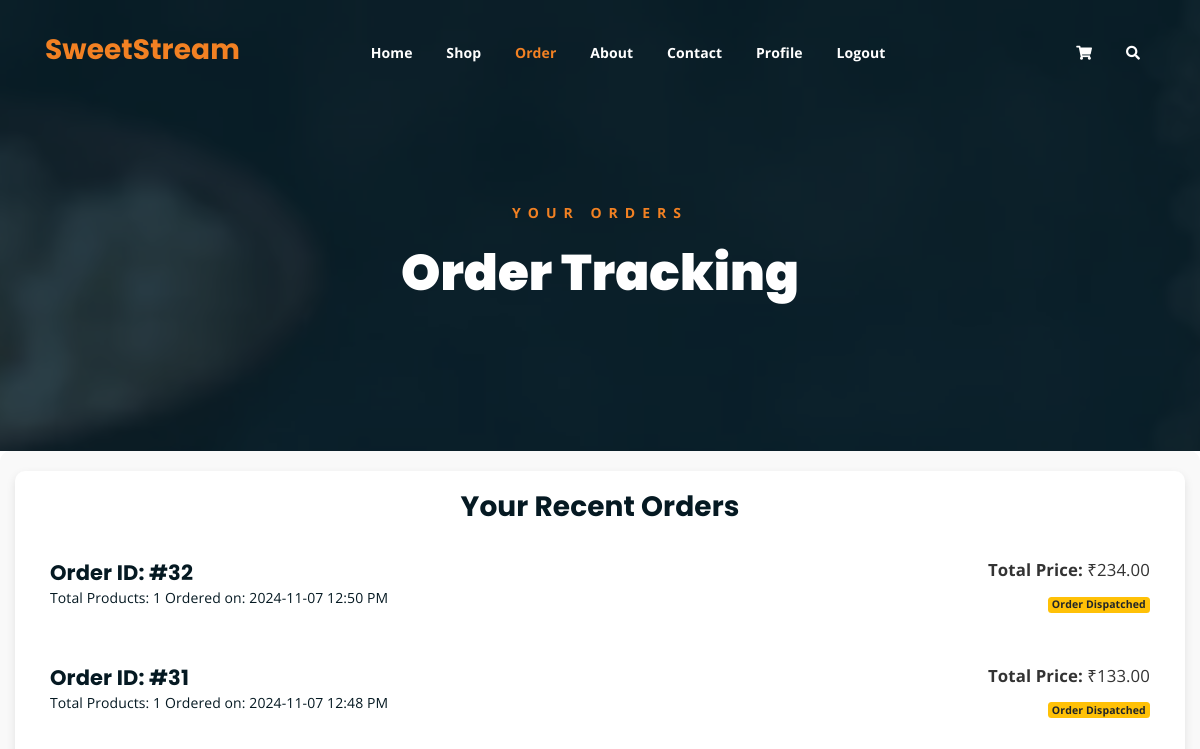
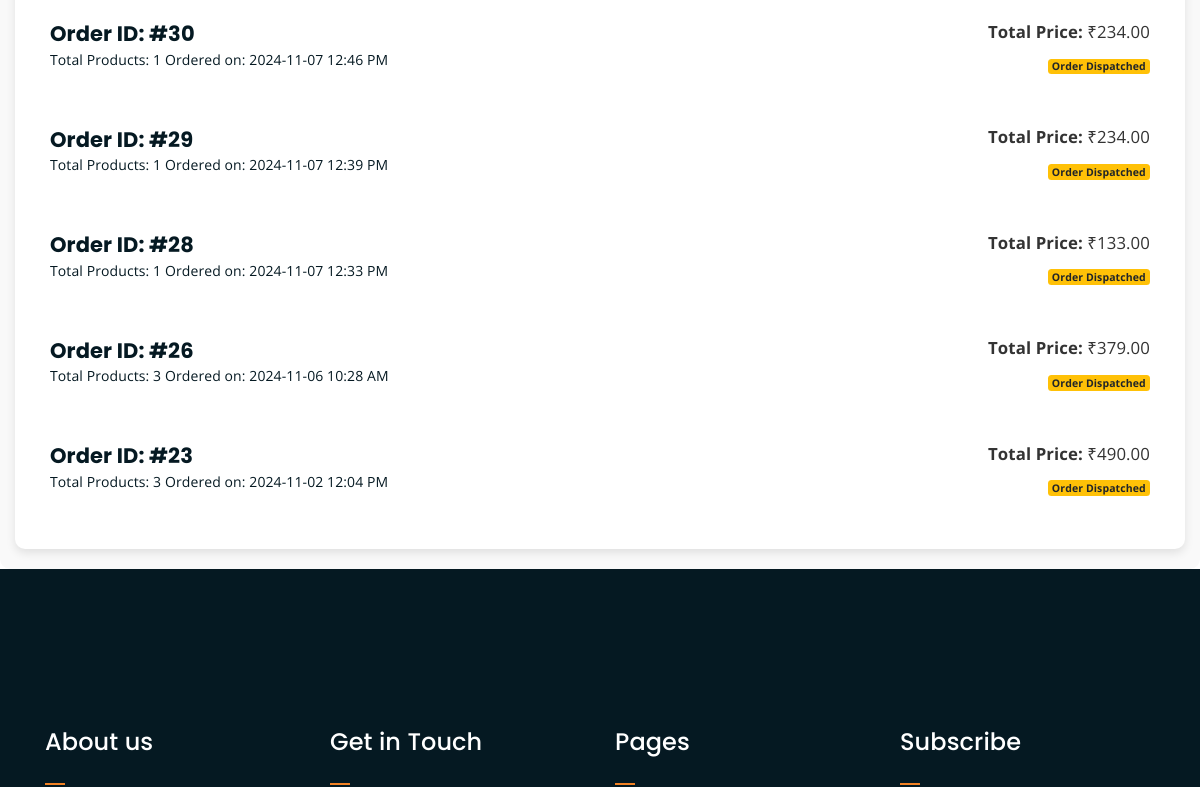
The app's page /user/order.php (signed in, upper part), older data (2 pictures, top to bottom).
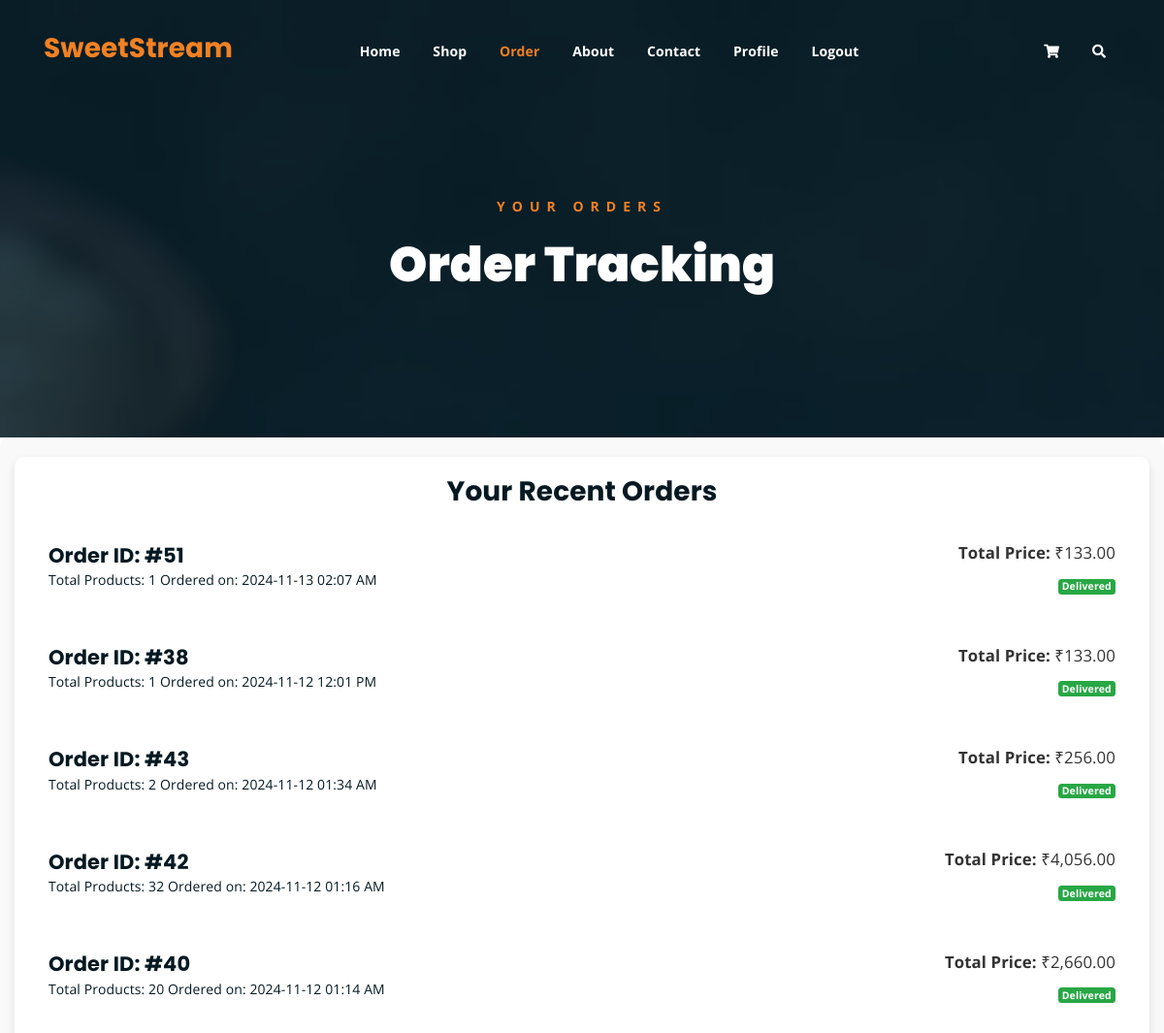
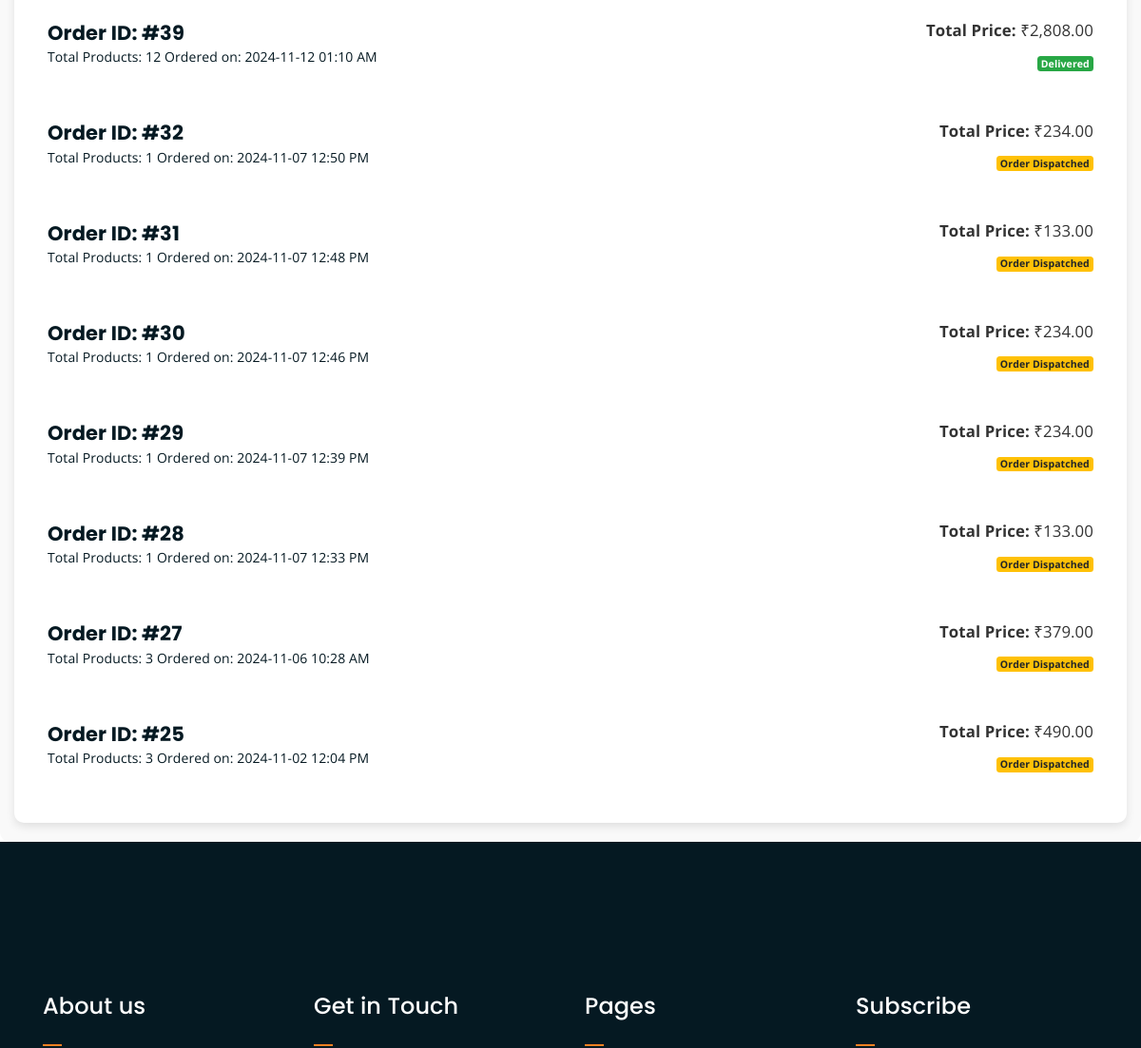
The same page, newer data (2 pictures, top to bottom).
### tables this page shows
CREATE TABLE `delivery_table` (
  `did` int(100) NOT NULL,
  `product_id` int(100) NOT NULL,
  `user_id` varchar(100) NOT NULL,
  `product_quantity` varchar(100) NOT NULL,
  `price` varchar(100) NOT NULL,
  `address` varchar(100) NOT NULL,
  `phone_no` varchar(10) NOT NULL,
  `deliveryperson_id` varchar(100) NOT NULL,
  `delivery_date_time` datetime NOT NULL DEFAULT current_timestamp(),
  `status` varchar(100) NOT NULL,
  `payment_details` varchar(100) NOT NULL,
  `payment_status` varchar(100) NOT NULL,
  `delivery_dispacted_time` datetime DEFAULT NULL,
  `delivery_delivered_time` datetime DEFAULT NULL
);

### user/order.php (the view, shortened to what the changed rows need)
<!DOCTYPE html>
<html lang="en">
<head>
    <link rel="stylesheet" href="assets/css/all.min.css">
    <link rel="stylesheet" href="assets/bootstrap/css/bootstrap.min.css">
    <link rel="stylesheet" href="assets/css/owl.carousel.css">
    <link rel="stylesheet" href="assets/css/magnific-popup.css">
    <link rel="stylesheet" href="assets/css/animate.css">
    <link rel="stylesheet" href="assets/css/meanmenu.min.css">
    <link rel="stylesheet" href="assets/css/main.css">
    <link rel="stylesheet" href="assets/css/responsive.css">
</head>
<body>
    <div class="breadcrumb-section breadcrumb-bg">
        <div class="container">
            <div class="row">
                <div class="col-lg-8 offset-lg-2 text-center">
                    <div class="breadcrumb-text">
                        <h1>Order Tracking</h1>
                    </div>
                </div>
            </div>
        </div>
    </div>
    <?php
$user_id = $_SESSION['user_id'];
include $_SERVER['DOCUMENT_ROOT'] . '/SweetStream/php/db_connection.php';
$conn = new mysqli($host, $user, $password, $dbname);
$sql = "
    SELECT d.did, d.product_id, d.product_quantity, d.price, d.delivery_date_time, d.status, p.pname, p.pphoto, d.address
    FROM delivery_table d
    JOIN product_table p ON d.product_id = p.pid
    WHERE d.user_id = ?
    ORDER BY d.delivery_date_time DESC
";
$stmt = $conn->prepare($sql);
$stmt->bind_param('i', $user_id);
$stmt->execute();
$result = $stmt->get_result();
$order_groups = [];
while ($row = $result->fetch_assoc()) {
    $delivery_time = $row['delivery_date_time'];
    if (!isset($order_groups[$delivery_time])) {
        $order_groups[$delivery_time] = [
            'products' => [],
            'total_price' => 0,
            'total_quantity' => 0,
            'status' => $row['status'],
            'date_time' => date('Y-m-d H:i A', strtotime($row['delivery_date_time'])),
            'order_id' => $row['did']
        ];
    }
    $order_groups[$delivery_time]['products'][] = $row;
    $order_groups[$delivery_time]['total_price'] += $row['price'] * $row['product_quantity'];
    $order_groups[$delivery_time]['total_quantity'] += $row['product_quantity'];
}
?>
<div class="order-tracking-section">
    <div class="container-fluid">
        <div class="row">
            <div class="col-lg-12">
                <div class="tracking-card">
                    <div class="order-list">
                        <?php if (!empty($order_groups)): ?>
                            <?php foreach ($order_groups as $delivery_time => $order): ?>
                                <div class="order-card" onclick="toggleDetails(this)">
                                    <div class="order-header">
                                        <div class="order-id">
                                            <h4>Order ID: #<?php echo $order['order_id']; ?></h4>
                                            <span>Total Products: <?php echo $order['total_quantity']; ?></span>
                                            <span>Ordered on: <?php echo $order['date_time']; ?></span>
                                        </div>
                                        <div class="order-summary">
                                            <div class="total-price">
                                                <strong>Total Price: </strong>₹<?php echo number_format($order['total_price'], 2); ?>
                                            </div>
                                            <div class="order-status">
                                                <span class="badge badge-<?php echo ($order['status'] == 'Delivered') ? 'success' : 'warning'; ?>">
                                                    <?php echo ucfirst($order['status']); ?>
                                                </span>
                                            </div>
                                        </div>
                                    </div>
                                </div>
                            <?php endforeach; ?>
                        <?php else: ?>
                            <p class="text-center">You have no recent orders.</p>
                        <?php endif; ?>
                    </div>
                </div>
            </div>
        </div>
    </div>
</div>
    <div class="footer-area">
        <div class="container">
            <div class="row">
                <div class="col-lg-3 col-md-6">
                    <div class="footer-box about-widget">
                        <h2 class="widget-title">About us</h2>
                    </div>
                </div>
                <div class="col-lg-3 col-md-6">
                    <div class="footer-box get-in-touch">
                        <h2 class="widget-title">Get in Touch</h2>
                    </div>
                </div>
                <div class="col-lg-3 col-md-6">
                    <div class="footer-box pages">
                        <h2 class="widget-title">Pages</h2>
                    </div>
                </div>
                <div class="col-lg-3 col-md-6">
                    <div class="footer-box subscribe">
                        <h2 class="widget-title">Subscribe</h2>
                    </div>
                </div>
            </div>
        </div>
    </div>
</body>
</html>

Row changes from the older to the newer data that the page shows:
no longer on this page (row unchanged): delivery_table: did "26", total_quantity "3", date_time "2024-11-06 10:28 AM", total_price "379.00", status "Order Dispatched"
no longer on this page (row unchanged): delivery_table: did "23", total_quantity "3", date_time "2024-11-02 12:04 PM", total_price "490.00", status "Order Dispatched"
added delivery_table: did "51", product_quantity "1", date_time "2024-11-13 02:07 AM", price "133.00", status "Delivered"
added delivery_table: did "38", product_quantity "1", date_time "2024-11-12 12:01 PM", price "133.00", status "Delivered"
added delivery_table: did "43", total_quantity "2", date_time "2024-11-12 01:34 AM", total_price "256.00", status "Delivered"
added delivery_table: did "42", total_quantity "32", date_time "2024-11-12 01:16 AM", total_price "4,056.00", status "Delivered"
added delivery_table: did "40", product_quantity "20", date_time "2024-11-12 01:14 AM", total_price "2,660.00", status "Delivered"
added delivery_table: did "39", product_quantity "12", date_time "2024-11-12 01:10 AM", total_price "2,808.00", status "Delivered"
now on this page (row unchanged): delivery_table: did "27", total_quantity "3", date_time "2024-11-06 10:28 AM", total_price "379.00", status "Order Dispatched"
now on this page (row unchanged): delivery_table: did "25", total_quantity "3", date_time "2024-11-02 12:04 PM", total_price "490.00", status "Order Dispatched"
